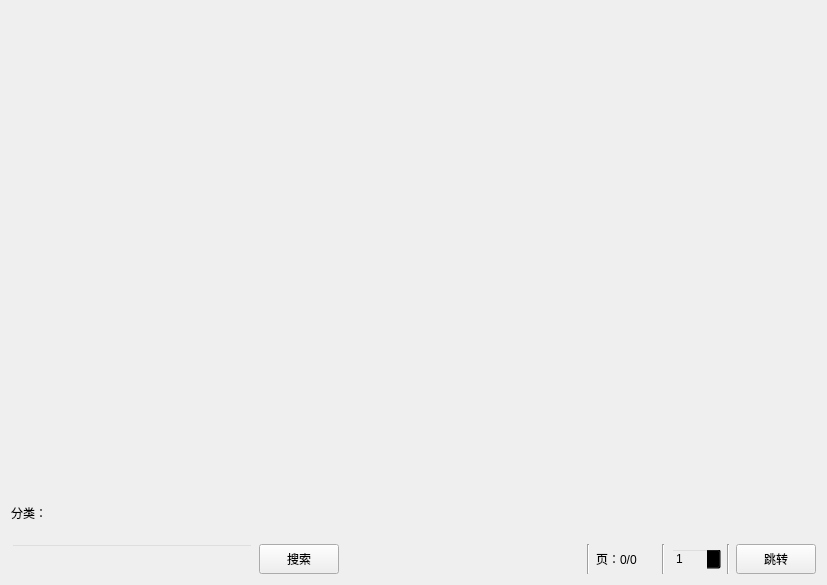
<?xml version="1.0" encoding="UTF-8"?>
<ui version="4.0">
 <class>search</class>
 <widget class="QWidget" name="search">
  <property name="geometry">
   <rect>
    <x>0</x>
    <y>0</y>
    <width>827</width>
    <height>585</height>
   </rect>
  </property>
  <property name="windowTitle">
   <string>Form</string>
  </property>
  <layout class="QGridLayout" name="gridLayout_2">
   <item row="1" column="0">
    <layout class="QHBoxLayout" name="horizontalLayout">
     <item>
      <widget class="CompleteLineEdit" name="searchEdit">
       <property name="minimumSize">
        <size>
         <width>0</width>
         <height>30</height>
        </size>
       </property>
       <property name="maximumSize">
        <size>
         <width>16777215</width>
         <height>30</height>
        </size>
       </property>
       <property name="styleSheet">
        <string notr="true">QLineEdit {background-color:transparent;}</string>
       </property>
      </widget>
     </item>
     <item>
      <widget class="QPushButton" name="searchButton">
       <property name="minimumSize">
        <size>
         <width>0</width>
         <height>30</height>
        </size>
       </property>
       <property name="maximumSize">
        <size>
         <width>16777215</width>
         <height>30</height>
        </size>
       </property>
       <property name="text">
        <string>搜索</string>
       </property>
       <property name="shortcut">
        <string>Return</string>
       </property>
      </widget>
     </item>
     <item>
      <spacer name="horizontalSpacer_2">
       <property name="orientation">
        <enum>Qt::Horizontal</enum>
       </property>
       <property name="sizeHint" stdset="0">
        <size>
         <width>40</width>
         <height>20</height>
        </size>
       </property>
      </spacer>
     </item>
     <item>
      <widget class="Line" name="line_4">
       <property name="orientation">
        <enum>Qt::Vertical</enum>
       </property>
      </widget>
     </item>
     <item>
      <widget class="QLabel" name="label">
       <property name="minimumSize">
        <size>
         <width>60</width>
         <height>30</height>
        </size>
       </property>
       <property name="maximumSize">
        <size>
         <width>16777215</width>
         <height>30</height>
        </size>
       </property>
       <property name="text">
        <string>页：0/0</string>
       </property>
      </widget>
     </item>
     <item>
      <widget class="Line" name="line_5">
       <property name="orientation">
        <enum>Qt::Vertical</enum>
       </property>
      </widget>
     </item>
     <item>
      <widget class="QSpinBox" name="spinBox">
       <property name="minimumSize">
        <size>
         <width>50</width>
         <height>0</height>
        </size>
       </property>
       <property name="styleSheet">
        <string notr="true">background-color:transparent;</string>
       </property>
       <property name="minimum">
        <number>1</number>
       </property>
       <property name="maximum">
        <number>1</number>
       </property>
      </widget>
     </item>
     <item>
      <widget class="Line" name="line_6">
       <property name="orientation">
        <enum>Qt::Vertical</enum>
       </property>
      </widget>
     </item>
     <item>
      <widget class="QPushButton" name="jumpPage">
       <property name="minimumSize">
        <size>
         <width>60</width>
         <height>30</height>
        </size>
       </property>
       <property name="maximumSize">
        <size>
         <width>16777215</width>
         <height>30</height>
        </size>
       </property>
       <property name="text">
        <string>跳转</string>
       </property>
      </widget>
     </item>
    </layout>
   </item>
   <item row="0" column="0">
    <layout class="QGridLayout" name="bookLayout">
     <item row="0" column="0">
      <widget class="QtBookList" name="bookList">
       <property name="styleSheet">
        <string notr="true">QListWidget {background-color:transparent;}</string>
       </property>
      </widget>
     </item>
     <item row="1" column="0">
      <layout class="QHBoxLayout" name="horizontalLayout_2">
       <item>
        <widget class="QLabel" name="label_2">
         <property name="text">
          <string>分类：</string>
         </property>
        </widget>
       </item>
       <item>
        <widget class="QtCategoryList" name="categoryList">
         <property name="maximumSize">
          <size>
           <width>16777215</width>
           <height>50</height>
          </size>
         </property>
         <property name="styleSheet">
          <string notr="true">QListWidget {background-color:transparent;}
QListWidget::item {
    background-color:rgb(251, 239, 243);
    color: rgb(196, 95, 125);
	border:2px solid red;
	border-color:rgb(196, 95, 125);
	border-radius: 15px;
}
/* 鼠标在按钮上时，按钮颜色 */
 QListWidget::item:hover 
{
    background-color:rgb(21, 85, 154);
    border-radius: 15px;
    color: rgb(0, 0, 0);
}
</string>
         </property>
         <property name="frameShape">
          <enum>QFrame::NoFrame</enum>
         </property>
        </widget>
       </item>
      </layout>
     </item>
    </layout>
   </item>
  </layout>
 </widget>
 <customwidgets>
  <customwidget>
   <class>QtBookList</class>
   <extends>QListWidget</extends>
   <header location="global">.qtlistwidget.h</header>
  </customwidget>
  <customwidget>
   <class>QtCategoryList</class>
   <extends>QListWidget</extends>
   <header location="global">.qtlistwidget.h</header>
  </customwidget>
  <customwidget>
   <class>CompleteLineEdit</class>
   <extends>QLineEdit</extends>
   <header>.completelineedit.h</header>
  </customwidget>
 </customwidgets>
 <resources/>
 <connections>
  <connection>
   <sender>searchButton</sender>
   <signal>clicked()</signal>
   <receiver>search</receiver>
   <slot>Search()</slot>
   <hints>
    <hint type="sourcelabel">
     <x>387</x>
     <y>574</y>
    </hint>
    <hint type="destinationlabel">
     <x>266</x>
     <y>584</y>
    </hint>
   </hints>
  </connection>
  <connection>
   <sender>jumpPage</sender>
   <signal>clicked()</signal>
   <receiver>search</receiver>
   <slot>JumpPage()</slot>
   <hints>
    <hint type="sourcelabel">
     <x>816</x>
     <y>574</y>
    </hint>
    <hint type="destinationlabel">
     <x>515</x>
     <y>613</y>
    </hint>
   </hints>
  </connection>
 </connections>
 <slots>
  <slot>Search()</slot>
  <slot>JumpPage()</slot>
  <slot>ChangeSort()</slot>
  <slot>SetSearch()</slot>
 </slots>
</ui>
